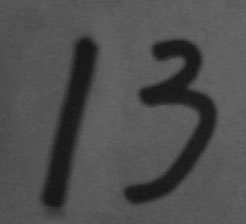
#> input picture Edge-Detection/handwriting.jpg, 246 x 224 px
$ python cv2_canny_edge_detection.py
#> lines starting #> are read from the running program, lines starting #| are printed output that depends on the picture; after the words box and inside, x2 and y2 are one past the last pixel; in counts of white or black regions, pixels touching at a corner belong together
import cv2
import numpy as np

# 边缘检测本身属于锐化操作，对噪点比较敏感，所以需要进行平滑处理
img = cv2.imread('handwriting.jpg', 0)
#> img is the input picture: shape (224, 246); min 20, max 105, mean 78.9
edges = cv2.Canny(img, 30, 70)  # canny边缘检测
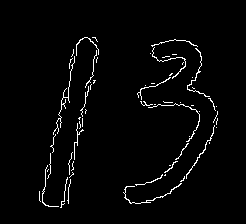
#> edges: shape (224, 246); 2.5% white in thin lines or dots, all inside (x1, y1, x2, y2) = (39, 37, 218, 208)
# canny() 参数2，3表示最低最高阈值
cv2.imshow('canny', np.hstack((img, edges)))
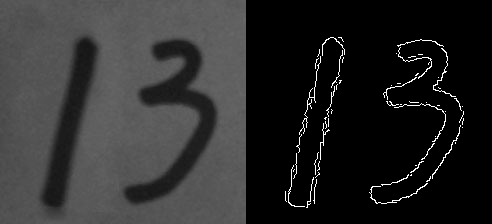
#> window 'canny': shape (224, 492); min 0, max 255, mean 42.7
cv2.waitKey(0)
#todo(aaron)
# 1. 使用5*5高斯滤波消除噪声
# 2. 计算图像梯度的方向
# 3. 取局部最大值
# 4. 滞后阈值

# 先阈值，后边缘检测
# 阈值分割（使用到了番外篇讲到的Otsu自动阈值
thresh = cv2.threshold(img, 0, 255, cv2.THRESH_BINARY + cv2.THRESH_OTSU)
#> (the run stopped early here; a loop or call above may not have finished)

$ run again, with Edge-Detection/sudoku.jpg copied over Edge-Detection/handwriting.jpg
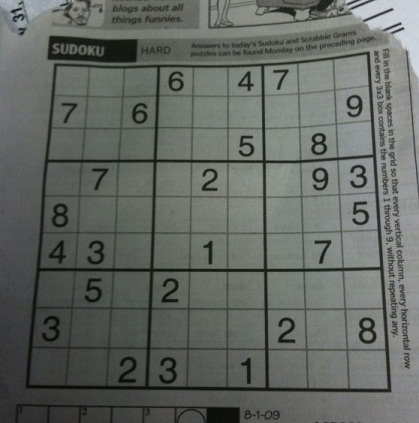
#> input picture Edge-Detection/sudoku.jpg, 419 x 423 px
#> `edges = cv2.Canny(img, 30, 70)`:
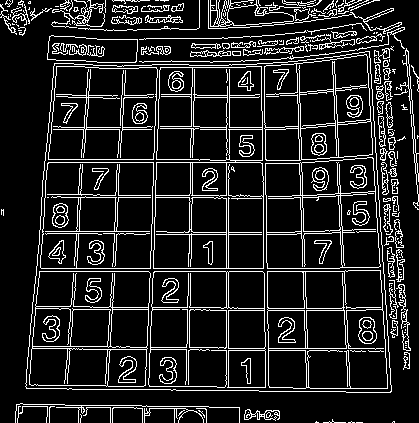
#> edges: shape (423, 419); 13.2% white in thin lines or dots
#> `cv2.imshow('canny', np.hstack((img, edges)))`:
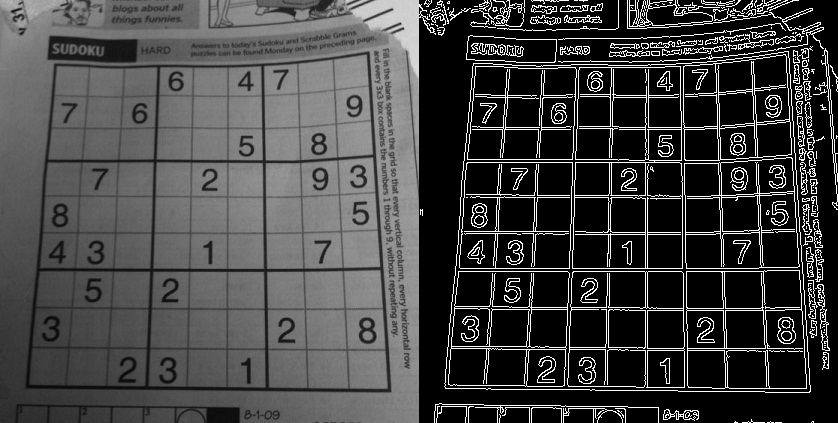
#> window 'canny': shape (423, 838); min 0, max 255, mean 67.8
